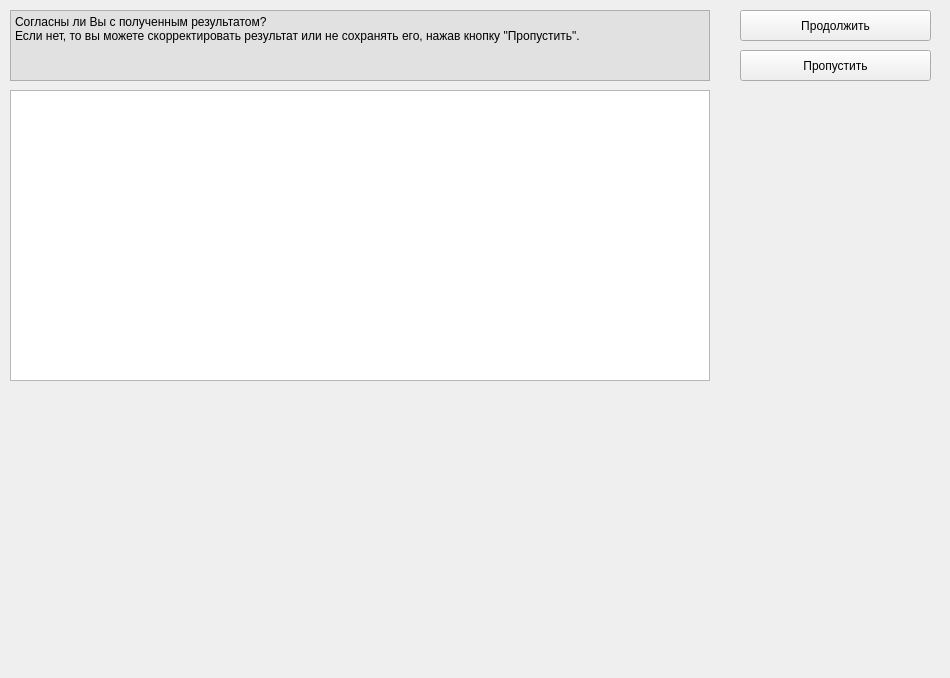
<?xml version="1.0" encoding="UTF-8"?>
<ui version="4.0">
 <class>Confirm</class>
 <widget class="QWidget" name="Confirm">
  <property name="geometry">
   <rect>
    <x>0</x>
    <y>0</y>
    <width>950</width>
    <height>678</height>
   </rect>
  </property>
  <property name="windowTitle">
   <string>Form</string>
  </property>
  <widget class="QPushButton" name="acceptButton">
   <property name="geometry">
    <rect>
     <x>740</x>
     <y>10</y>
     <width>191</width>
     <height>31</height>
    </rect>
   </property>
   <property name="text">
    <string>Продолжить</string>
   </property>
  </widget>
  <widget class="QTextEdit" name="textEdit">
   <property name="geometry">
    <rect>
     <x>10</x>
     <y>90</y>
     <width>700</width>
     <height>291</height>
    </rect>
   </property>
  </widget>
  <widget class="QPlainTextEdit" name="conclusionEdit">
   <property name="geometry">
    <rect>
     <x>10</x>
     <y>10</y>
     <width>700</width>
     <height>71</height>
    </rect>
   </property>
   <property name="maximumSize">
    <size>
     <width>16777215</width>
     <height>78</height>
    </size>
   </property>
   <property name="autoFillBackground">
    <bool>false</bool>
   </property>
   <property name="styleSheet">
    <string notr="true">background-color: rgb(225, 225, 225)</string>
   </property>
   <property name="readOnly">
    <bool>true</bool>
   </property>
   <property name="plainText">
    <string>Согласны ли Вы с полученным результатом?
Если нет, то вы можете скорректировать результат или не сохранять его, нажав кнопку &quot;Пропустить&quot;.</string>
   </property>
  </widget>
  <widget class="QPushButton" name="skipButton">
   <property name="geometry">
    <rect>
     <x>740</x>
     <y>50</y>
     <width>191</width>
     <height>31</height>
    </rect>
   </property>
   <property name="text">
    <string>Пропустить</string>
   </property>
  </widget>
 </widget>
 <resources/>
 <connections/>
</ui>
